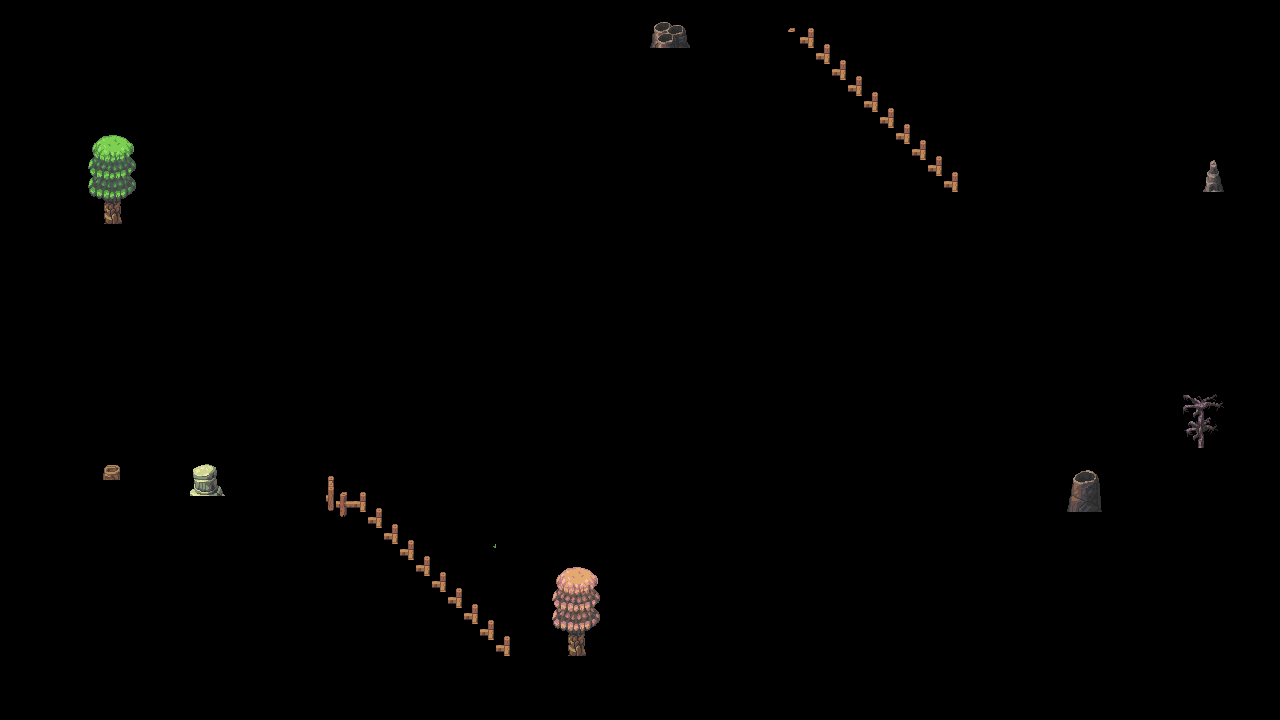

Rendered tile map (Tiled .tmx) drawn with the repository's tilesets; below, a short description and the map source with its tile grids summarised:
An orthogonal 80x45 tile map with 16x16 px tiles, 2 tile layers (tight_pdown, object_pdown), 20 tilesets.

<map version="1.8" tiledversion="1.8.4" orientation="orthogonal" renderorder="right-down" width="80" height="45" tilewidth="16" tileheight="16" infinite="0" nextlayerid="11" nextobjectid="1">
 <tileset firstgid="1" name="water_env" tilewidth="16" tileheight="16" tilecount="2400" columns="48">
  <image source="../tile/2DML_SET2/water_env.png" width="768" height="800" />
 </tileset>
 <tileset firstgid="2401" name="mainlevbuild" tilewidth="16" tileheight="16" tilecount="8000" columns="100">
  <image source="../tile/2DML_SET2/mainlevbuild.png" width="1600" height="1280" />
 </tileset>
 <tileset firstgid="10401" name="bush1A" tilewidth="32" tileheight="32" tilecount="12" columns="4">
  <image source="../tile/2DML_SET2/Animated/bush1A.png" width="128" height="96" />
  <tile id="0">
   <animation>
    <frame tileid="0" duration="100" />
    <frame tileid="1" duration="100" />
    <frame tileid="2" duration="100" />
    <frame tileid="3" duration="100" />
    <frame tileid="4" duration="100" />
    <frame tileid="5" duration="100" />
    <frame tileid="6" duration="100" />
    <frame tileid="7" duration="100" />
    <frame tileid="8" duration="100" />
    <frame tileid="9" duration="100" />
   </animation>
  </tile>
 </tileset>
 <tileset firstgid="10413" name="tree1A2000" tilewidth="64" tileheight="96" tilecount="10" columns="10">
  <image source="../tile/2DML_SET2/Animated/tree1A.png" width="640" height="128" />
  <tile id="0">
   <animation>
    <frame tileid="0" duration="100" />
    <frame tileid="1" duration="100" />
    <frame tileid="2" duration="100" />
    <frame tileid="3" duration="100" />
    <frame tileid="4" duration="100" />
    <frame tileid="5" duration="100" />
    <frame tileid="6" duration="100" />
    <frame tileid="7" duration="100" />
    <frame tileid="8" duration="100" />
    <frame tileid="9" duration="100" />
   </animation>
  </tile>
 </tileset>
 <tileset firstgid="10423" name="tree2A2000" tilewidth="64" tileheight="16" tilecount="60" columns="10">
  <image source="../tile/2DML_SET2/Animated/tree2A.png" width="640" height="96" />
  <tile id="0">
   <animation>
    <frame tileid="0" duration="100" />
    <frame tileid="1" duration="100" />
    <frame tileid="2" duration="100" />
    <frame tileid="3" duration="100" />
    <frame tileid="4" duration="100" />
    <frame tileid="5" duration="100" />
    <frame tileid="6" duration="100" />
    <frame tileid="7" duration="100" />
    <frame tileid="8" duration="100" />
    <frame tileid="9" duration="100" />
   </animation>
  </tile>
  <tile id="10">
   <animation>
    <frame tileid="10" duration="100" />
    <frame tileid="11" duration="100" />
    <frame tileid="12" duration="100" />
    <frame tileid="13" duration="100" />
    <frame tileid="14" duration="100" />
    <frame tileid="15" duration="100" />
    <frame tileid="16" duration="100" />
    <frame tileid="17" duration="100" />
    <frame tileid="18" duration="100" />
    <frame tileid="19" duration="100" />
   </animation>
  </tile>
  <tile id="20">
   <animation>
    <frame tileid="30" duration="100" />
    <frame tileid="31" duration="100" />
    <frame tileid="32" duration="100" />
    <frame tileid="33" duration="100" />
    <frame tileid="34" duration="100" />
    <frame tileid="35" duration="100" />
    <frame tileid="36" duration="100" />
    <frame tileid="37" duration="100" />
    <frame tileid="38" duration="100" />
    <frame tileid="39" duration="100" />
   </animation>
  </tile>
  <tile id="30">
   <animation>
    <frame tileid="30" duration="100" />
    <frame tileid="31" duration="100" />
    <frame tileid="32" duration="100" />
    <frame tileid="33" duration="100" />
    <frame tileid="34" duration="100" />
    <frame tileid="35" duration="100" />
    <frame tileid="36" duration="100" />
    <frame tileid="37" duration="100" />
    <frame tileid="38" duration="100" />
    <frame tileid="39" duration="100" />
   </animation>
  </tile>
  <tile id="40">
   <animation>
    <frame tileid="40" duration="100" />
    <frame tileid="41" duration="100" />
    <frame tileid="42" duration="100" />
    <frame tileid="43" duration="100" />
    <frame tileid="44" duration="100" />
    <frame tileid="45" duration="100" />
    <frame tileid="46" duration="100" />
    <frame tileid="47" duration="100" />
    <frame tileid="48" duration="100" />
    <frame tileid="49" duration="100" />
   </animation>
  </tile>
 </tileset>
 <tileset firstgid="10483" name="tree1B2000" tilewidth="64" tileheight="96" tilecount="10" columns="10">
  <image source="../tile/2DML_SET2/Animated/tree1B.png" width="640" height="128" />
  <tile id="0">
   <animation>
    <frame tileid="0" duration="100" />
    <frame tileid="1" duration="100" />
    <frame tileid="2" duration="100" />
    <frame tileid="3" duration="100" />
    <frame tileid="4" duration="100" />
    <frame tileid="5" duration="100" />
    <frame tileid="6" duration="100" />
    <frame tileid="7" duration="100" />
    <frame tileid="8" duration="100" />
    <frame tileid="9" duration="100" />
   </animation>
  </tile>
 </tileset>
 <tileset firstgid="10493" name="tree1A3000" tilewidth="64" tileheight="16" tilecount="80" columns="10">
  <image source="../tile/2DML_SET2/Animated/tree1A.png" width="640" height="128" />
 </tileset>
 <tileset firstgid="10573" name="decorative_props" tilewidth="16" tileheight="16" tilecount="1024" columns="32">
  <image source="../tile/2DML_SET2/decorative_props.png" width="512" height="512" />
 </tileset>
 <tileset firstgid="11597" name="other_props" tilewidth="16" tileheight="16" tilecount="256" columns="16">
  <image source="../tile/2DML_SET2/other_props.png" width="256" height="256" />
 </tileset>
 <tileset firstgid="11853" name="bush3B" tilewidth="32" tileheight="32" tilecount="12" columns="4">
  <image source="../tile/2DML_SET2/Animated/bush3B.png" width="128" height="96" />
  <tile id="0">
   <animation>
    <frame tileid="0" duration="100" />
    <frame tileid="1" duration="100" />
    <frame tileid="2" duration="100" />
    <frame tileid="3" duration="100" />
    <frame tileid="4" duration="100" />
    <frame tileid="5" duration="100" />
    <frame tileid="6" duration="100" />
    <frame tileid="7" duration="100" />
    <frame tileid="8" duration="100" />
    <frame tileid="9" duration="100" />
   </animation>
  </tile>
 </tileset>
 <tileset firstgid="11865" name="tree1B3000" tilewidth="64" tileheight="16" tilecount="80" columns="10">
  <image source="../tile/2DML_SET2/Animated/tree1B.png" width="640" height="128" />
 </tileset>
 <tileset firstgid="11945" name="tree1B" tilewidth="64" tileheight="128" tilecount="10" columns="10">
  <image source="../tile/2DML_SET2/Animated/tree1B.png" width="640" height="128" />
  <tile id="0">
   <animation>
    <frame tileid="0" duration="100" />
    <frame tileid="1" duration="100" />
    <frame tileid="2" duration="100" />
    <frame tileid="3" duration="100" />
    <frame tileid="4" duration="100" />
    <frame tileid="5" duration="100" />
    <frame tileid="6" duration="100" />
    <frame tileid="7" duration="100" />
    <frame tileid="8" duration="100" />
    <frame tileid="9" duration="100" />
   </animation>
  </tile>
 </tileset>
 <tileset firstgid="11955" name="tree1A" tilewidth="64" tileheight="128" tilecount="10" columns="10">
  <image source="../tile/2DML_SET2/Animated/tree1A.png" width="640" height="128" />
  <tile id="0">
   <animation>
    <frame tileid="0" duration="100" />
    <frame tileid="1" duration="100" />
    <frame tileid="2" duration="100" />
    <frame tileid="3" duration="100" />
    <frame tileid="4" duration="100" />
    <frame tileid="5" duration="100" />
    <frame tileid="6" duration="100" />
    <frame tileid="7" duration="100" />
    <frame tileid="8" duration="100" />
    <frame tileid="9" duration="100" />
   </animation>
  </tile>
 </tileset>
 <tileset firstgid="11965" name="tree2B2000" tilewidth="64" tileheight="16" tilecount="60" columns="10">
  <image source="../tile/2DML_SET2/Animated/tree2B.png" width="640" height="96" />
  <tile id="0">
   <animation>
    <frame tileid="0" duration="100" />
    <frame tileid="1" duration="100" />
    <frame tileid="2" duration="100" />
    <frame tileid="3" duration="100" />
    <frame tileid="4" duration="100" />
    <frame tileid="5" duration="100" />
    <frame tileid="6" duration="100" />
    <frame tileid="7" duration="100" />
    <frame tileid="8" duration="100" />
    <frame tileid="9" duration="100" />
   </animation>
  </tile>
  <tile id="10">
   <animation>
    <frame tileid="10" duration="100" />
    <frame tileid="11" duration="100" />
    <frame tileid="12" duration="100" />
    <frame tileid="13" duration="100" />
    <frame tileid="14" duration="100" />
    <frame tileid="15" duration="100" />
    <frame tileid="16" duration="100" />
    <frame tileid="17" duration="100" />
    <frame tileid="18" duration="100" />
    <frame tileid="19" duration="100" />
   </animation>
  </tile>
  <tile id="20">
   <animation>
    <frame tileid="20" duration="100" />
    <frame tileid="21" duration="100" />
    <frame tileid="22" duration="100" />
    <frame tileid="23" duration="100" />
    <frame tileid="24" duration="100" />
    <frame tileid="25" duration="100" />
    <frame tileid="26" duration="100" />
    <frame tileid="27" duration="100" />
    <frame tileid="28" duration="100" />
    <frame tileid="29" duration="100" />
   </animation>
  </tile>
  <tile id="30">
   <animation>
    <frame tileid="30" duration="100" />
    <frame tileid="31" duration="100" />
    <frame tileid="32" duration="100" />
    <frame tileid="33" duration="100" />
    <frame tileid="34" duration="100" />
    <frame tileid="35" duration="100" />
    <frame tileid="36" duration="100" />
    <frame tileid="37" duration="100" />
    <frame tileid="38" duration="100" />
    <frame tileid="39" duration="100" />
   </animation>
  </tile>
  <tile id="40">
   <animation>
    <frame tileid="40" duration="100" />
    <frame tileid="41" duration="100" />
    <frame tileid="42" duration="100" />
    <frame tileid="43" duration="100" />
    <frame tileid="44" duration="100" />
    <frame tileid="45" duration="100" />
    <frame tileid="46" duration="100" />
    <frame tileid="47" duration="100" />
    <frame tileid="48" duration="100" />
    <frame tileid="49" duration="100" />
   </animation>
  </tile>
 </tileset>
 <tileset firstgid="12025" name="tree2A" tilewidth="64" tileheight="96" tilecount="10" columns="10">
  <image source="../tile/2DML_SET2/Animated/tree2A.png" width="640" height="96" />
  <tile id="0">
   <animation>
    <frame tileid="0" duration="100" />
    <frame tileid="1" duration="100" />
    <frame tileid="2" duration="100" />
    <frame tileid="3" duration="100" />
    <frame tileid="4" duration="100" />
    <frame tileid="5" duration="100" />
    <frame tileid="6" duration="100" />
    <frame tileid="7" duration="100" />
    <frame tileid="8" duration="100" />
    <frame tileid="9" duration="100" />
   </animation>
  </tile>
 </tileset>
 <tileset firstgid="12035" name="tree2B" tilewidth="64" tileheight="96" tilecount="10" columns="10">
  <image source="../tile/2DML_SET2/Animated/tree2B.png" width="640" height="96" />
  <tile id="0">
   <animation>
    <frame tileid="0" duration="100" />
    <frame tileid="1" duration="100" />
    <frame tileid="2" duration="100" />
    <frame tileid="3" duration="100" />
    <frame tileid="4" duration="100" />
    <frame tileid="5" duration="100" />
    <frame tileid="6" duration="100" />
    <frame tileid="7" duration="100" />
    <frame tileid="8" duration="100" />
    <frame tileid="9" duration="100" />
   </animation>
  </tile>
 </tileset>
 <tileset firstgid="12045" name="mainlevbuild2" tilewidth="16" tileheight="16" tilecount="7040" columns="110">
  <image source="../tile/2DML_SET3/mainlevbuild.png" width="1760" height="1024" />
 </tileset>
 <tileset firstgid="19085" name="decorative_props2" tilewidth="16" tileheight="16" tilecount="1024" columns="32">
  <image source="../tile/2DML_SET3/decorative_props.png" width="512" height="512" />
 </tileset>
 <tileset firstgid="20109" name="rocksmoke4" tilewidth="32" tileheight="32" tilecount="8" columns="4">
  <image source="../tile/2DML_SET3/Animated/rocksmoke4.png" width="128" height="64" />
  <tile id="0">
   <animation>
    <frame tileid="0" duration="200" />
    <frame tileid="1" duration="200" />
    <frame tileid="2" duration="200" />
    <frame tileid="3" duration="200" />
    <frame tileid="4" duration="200" />
    <frame tileid="5" duration="200" />
   </animation>
  </tile>
 </tileset>
 <tileset firstgid="20117" name="rocksmoke3" tilewidth="32" tileheight="32" tilecount="8" columns="4">
  <image source="../tile/2DML_SET3/Animated/rocksmoke3.png" width="128" height="64" />
  <tile id="0">
   <animation>
    <frame tileid="0" duration="200" />
    <frame tileid="1" duration="200" />
    <frame tileid="2" duration="200" />
    <frame tileid="3" duration="200" />
    <frame tileid="4" duration="200" />
    <frame tileid="5" duration="200" />
   </animation>
  </tile>
 </tileset>
 <layer id="5" name="tight_pdown" width="80" height="45">
  <data>[3600 cells, 0 non-empty, 0 distinct tile ids]</data>
 </layer>
 <layer id="7" name="object_pdown" width="80" height="45">
  <data>[3600 cells, 107 non-empty, 66 distinct tile ids]</data>
 </layer>
</map>
